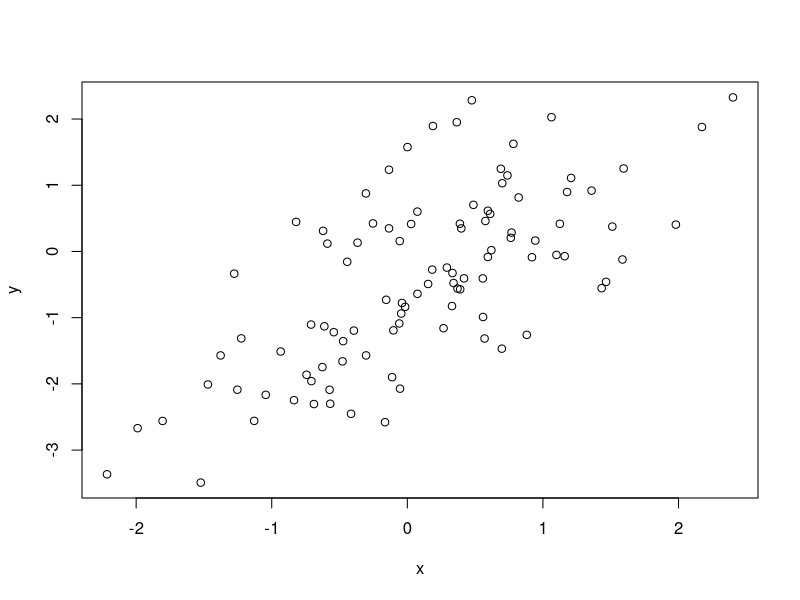
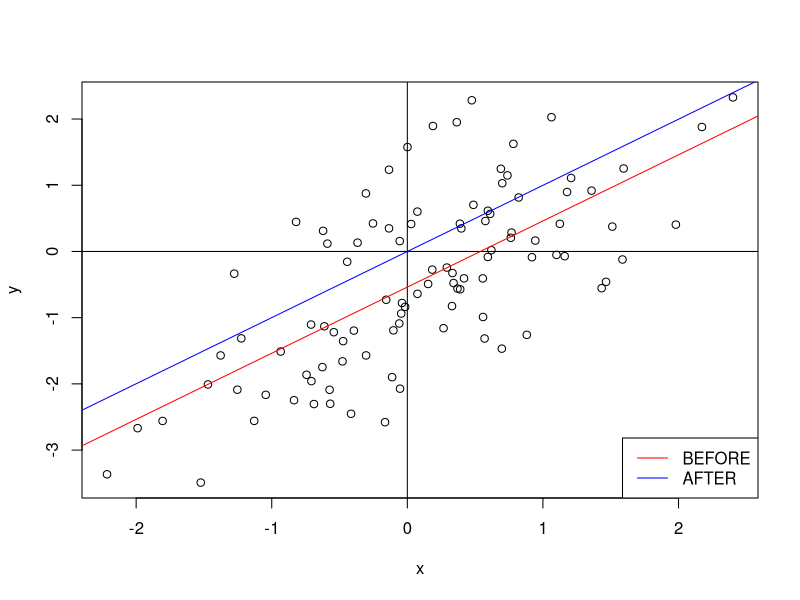

Reproduce these figures in R, in order.
## ---- chunk 1
#knitr::opts_chunk$set(fig.height = 4, fig.width = 6)
set.seed(1)
## ---- chunk 2
beta = c(-0.5, 1)
n = 100 ; x = rnorm(n) ; y = beta[1] + beta[2] * x + rnorm(n)
plot(x, y)
## ---- chunk 3
ls = function(x, y){
  beta_hat1 = crossprod(x - mean(x), y - mean(y)) / crossprod(x - mean(x))
  beta_hat0 = mean(y) - beta_hat1 * mean(x)
  
  return(list("intercept" = as.numeric(beta_hat0),
              "slope" = as.numeric(beta_hat1)))
}

beta ; ls(x, y)
## ---- chunk 4
c(ls(x, y)$intercept, ls(x - mean(x), y - mean(y))$intercept)
c(ls(x, y)$slope, ls(x - mean(x), y - mean(y))$slope)
## ---- chunk 5
plot(x, y) ; abline(h = 0) ; abline(v = 0)
abline(ls(x, y)$intercept, ls(x, y)$slope, col = "red")
abline(ls(x - mean(x), y - mean(y))$intercept, 
       ls(x - mean(x), y - mean(y))$slope, col = "blue")
legend("bottomright", c("BEFORE", "AFTER"), lty = 1, col=c("red", "blue"))
